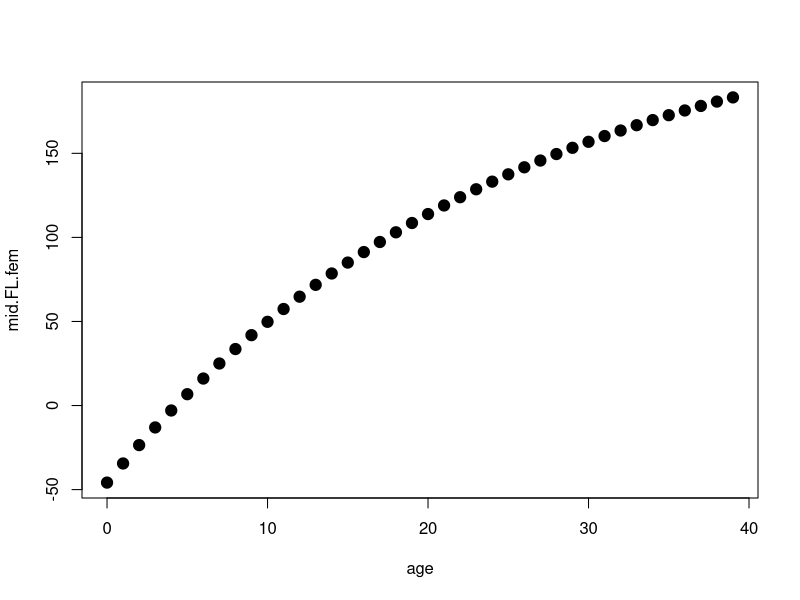
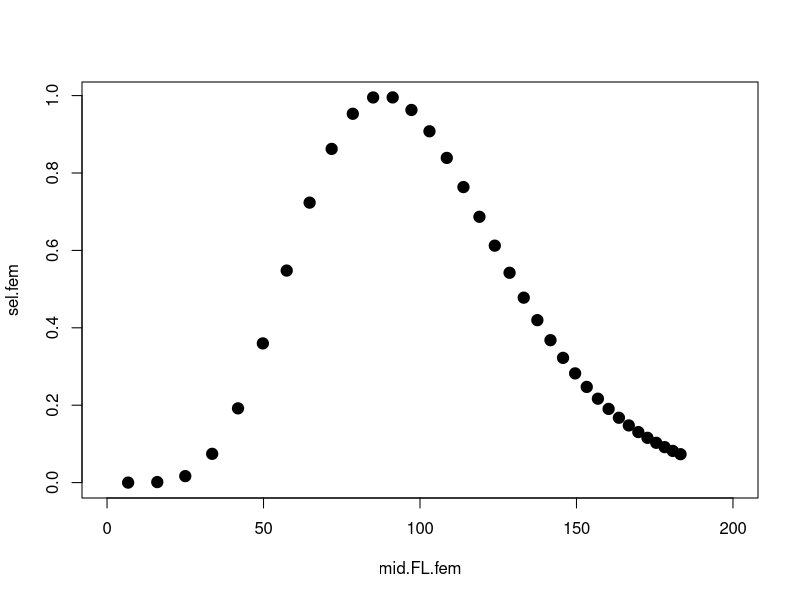
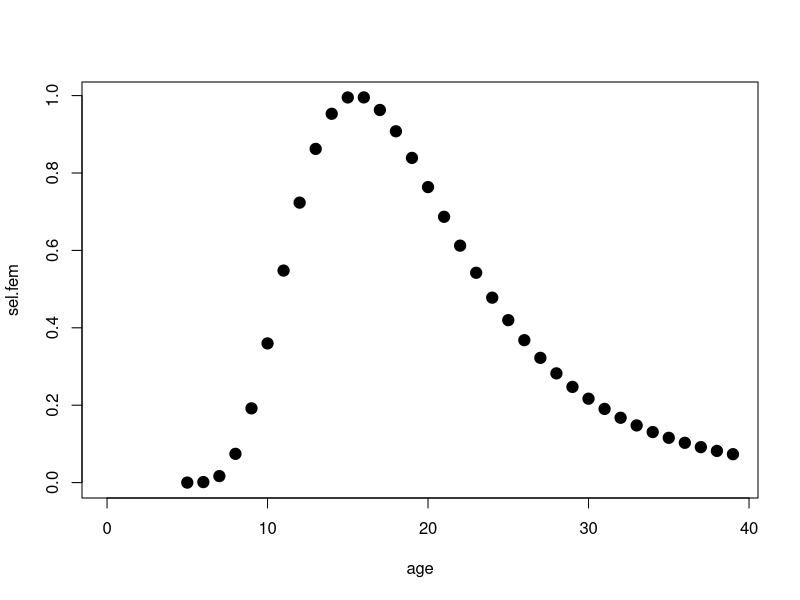

Generate these figures, in order, with R:
# #Selectivity
# #whiskery                #Simpfendorfer & Unsworth 1998
# alpha=64.01339
# beta=18.53164
# alphabeta=alpha.w*beta.w
# age=0:20
# ext=seq(130,200,10)
# Linf=120.7
# K=0.369
# to=-0.544
# 
# 
# 
# #Dusky
# theta1=130.13
# theta2=29237
# mesh= 6.5 #(in inches, = 16.5 cm)
# alphabeta=theta1*mesh
# beta=-0.5*(theta1*mesh-((theta1^2)*(mesh^2)+4*theta2)^0.5)
# alpha=alphabeta/beta
# 
# age=0:55
# ext=seq(130,200,10)
# Linf=374.4
# K=.0367
# to=-3.3


#sandbar
theta1=135.58
theta2=117001
mesh= 6.5
alphabeta=theta1*mesh
beta=-0.5*(theta1*mesh-((theta1^2)*(mesh^2)+4*theta2)^0.5)
alpha=alphabeta/beta
age=0:39
ext=seq(130,200,10)
Linf=244.2
K=.040
to=-4.8

Lo=42.5 #(McAuley e tal 2005)

mid.FL.fem=Linf*(1-exp(-K*(age+0.5-(-to))))
sel.fem=((mid.FL.fem*10/alphabeta)^alpha)*(exp(alpha-(mid.FL.fem*10/beta)))

#Modified vonB (Simpfendorfer et al 2000)
mid.FL.fem.mod=Lo+(Linf-Lo)*(1-exp(-K*age))

plot(age,mid.FL.fem,pch=19,cex=1.5)
plot(mid.FL.fem,sel.fem,xlim=c(0,200),pch=19,cex=1.5)
#if species ==whiskery
#sel.fem.ext=((c(mid.FL.fem,ext)*10/alphabeta)^alpha)*(exp(alpha-(c(mid.FL.fem,ext)*10/beta)))
#lines(c(mid.FL.fem,ext),sel.fem.ext,col=2,lwd=2)
plot(age,sel.fem,pch=19,cex=1.5)